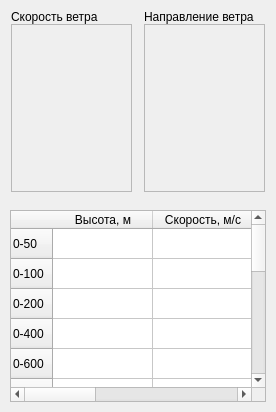
                        <widget class="QWidget" name="tab_avgWind">
                          <attribute name="title">
                            <string>Средн. ветер</string>
                          </attribute>
                          <layout class="QVBoxLayout" name="vLayout_avgWind">
                            <property name="spacing">
                              <number>10</number>
                            </property>
                            <property name="leftMargin">
                              <number>10</number>
                            </property>
                            <property name="topMargin">
                              <number>10</number>
                            </property>
                            <property name="rightMargin">
                              <number>10</number>
                            </property>
                            <property name="bottomMargin">
                              <number>10</number>
                            </property>
                            <item>
                              <layout class="QHBoxLayout" name="chartsRow_avgWind">
                                <property name="spacing">
                                  <number>10</number>
                                </property>
                                <item>
                                  <widget class="QFrame" name="cardFrame_avgWindSpeed">
                                    <property name="frameShape">
                                      <enum>QFrame::NoFrame</enum>
                                    </property>
                                    <property name="minimumSize">
                                      <size>
                                        <width>0</width>
                                        <height>190</height>
                                      </size>
                                    </property>
                                    <property name="maximumSize">
                                      <size>
                                        <width>16777215</width>
                                        <height>250</height>
                                      </size>
                                    </property>
                                    <layout class="QVBoxLayout" name="vLayout_card_avgWindSpeed">
                                      <property name="spacing">
                                        <number>0</number>
                                      </property>
                                      <property name="leftMargin">
                                        <number>1</number>
                                      </property>
                                      <property name="topMargin">
                                        <number>0</number>
                                      </property>
                                      <property name="rightMargin">
                                        <number>1</number>
                                      </property>
                                      <property name="bottomMargin">
                                        <number>8</number>
                                      </property>
                                      <item>
                                        <widget class="QLabel" name="label_avgWindSpeed">
                                          <property name="text">
                                            <string>Скорость ветра</string>
                                          </property>
                                        </widget>
                                      </item>
                                      <item>
                                        <widget class="QwtPlot" name="plot_midWindSpeed">
                                          <property name="sizePolicy">
                                            <sizepolicy hsizetype="Expanding" vsizetype="Expanding">
                                              <horstretch>2</horstretch>
                                              <verstretch>0</verstretch>
                                            </sizepolicy>
                                          </property>
                                          <property name="frameShape">
                                            <enum>QFrame::StyledPanel</enum>
                                          </property>
                                          <property name="frameShadow">
                                            <enum>QFrame::Raised</enum>
                                          </property>
                                        </widget>
                                      </item>
                                    </layout>
                                  </widget>
                                </item>
                                <item>
                                  <widget class="QFrame" name="cardFrame_avgWindDir">
                                    <property name="frameShape">
                                      <enum>QFrame::NoFrame</enum>
                                    </property>
                                    <property name="minimumSize">
                                      <size>
                                        <width>0</width>
                                        <height>190</height>
                                      </size>
                                    </property>
                                    <property name="maximumSize">
                                      <size>
                                        <width>16777215</width>
                                        <height>250</height>
                                      </size>
                                    </property>
                                    <layout class="QVBoxLayout" name="vLayout_card_avgWindDir">
                                      <property name="spacing">
                                        <number>0</number>
                                      </property>
                                      <property name="leftMargin">
                                        <number>1</number>
                                      </property>
                                      <property name="topMargin">
                                        <number>0</number>
                                      </property>
                                      <property name="rightMargin">
                                        <number>1</number>
                                      </property>
                                      <property name="bottomMargin">
                                        <number>8</number>
                                      </property>
                                      <item>
                                        <widget class="QLabel" name="label_avgWindDirection">
                                          <property name="text">
                                            <string>Направление ветра</string>
                                          </property>
                                        </widget>
                                      </item>
                                      <item>
                                        <widget class="QwtPlot" name="plot_midWindAzimut">
                                          <property name="sizePolicy">
                                            <sizepolicy hsizetype="Expanding" vsizetype="Expanding">
                                              <horstretch>2</horstretch>
                                              <verstretch>0</verstretch>
                                            </sizepolicy>
                                          </property>
                                          <property name="frameShape">
                                            <enum>QFrame::StyledPanel</enum>
                                          </property>
                                          <property name="frameShadow">
                                            <enum>QFrame::Raised</enum>
                                          </property>
                                        </widget>
                                      </item>
                                    </layout>
                                  </widget>
                                </item>
                              </layout>
                            </item>
                            <item>
                              <widget class="QTableWidget" name="tableWidget_AverageWind">
                                <property name="sizePolicy">
                                  <sizepolicy hsizetype="Expanding" vsizetype="Expanding">
                                    <horstretch>1</horstretch>
                                    <verstretch>0</verstretch>
                                  </sizepolicy>
                                </property>
                                <property name="minimumSize">
                                  <size>
                                    <width>200</width>
                                    <height>0</height>
                                  </size>
                                </property>
                                <property name="editTriggers">
                                  <set>QAbstractItemView::NoEditTriggers</set>
                                </property>
                                <row>
                                  <property name="text">
                                    <string>0-50</string>
                                  </property>
                                </row>
                                <row>
                                  <property name="text">
                                    <string>0-100</string>
                                  </property>
                                </row>
                                <row>
                                  <property name="text">
                                    <string>0-200</string>
                                  </property>
                                </row>
                                <row>
                                  <property name="text">
                                    <string>0-400</string>
                                  </property>
                                </row>
                                <row>
                                  <property name="text">
                                    <string>0-600</string>
                                  </property>
                                </row>
                                <row>
                                  <property name="text">
                                    <string>0-800</string>
                                  </property>
                                </row>
                                <row>
                                  <property name="text">
                                    <string>0-1200</string>
                                  </property>
                                </row>
                                <row>
                                  <property name="text">
                                    <string>0-1600</string>
                                  </property>
                                </row>
                                <row>
                                  <property name="text">
                                    <string>0-2000</string>
                                  </property>
                                </row>
                                <row>
                                  <property name="text">
                                    <string>0-2400</string>
                                  </property>
                                </row>
                                <row>
                                  <property name="text">
                                    <string>0-2600</string>
                                  </property>
                                </row>
                                <row>
                                  <property name="text">
                                    <string>0-3000</string>
                                  </property>
                                </row>
                                <row>
                                  <property name="text">
                                    <string>0-4000</string>
                                  </property>
                                </row>
                                <row>
                                  <property name="text">
                                    <string>0-5000</string>
                                  </property>
                                </row>
                                <row>
                                  <property name="text">
                                    <string>0-6000</string>
                                  </property>
                                </row>
                                <row>
                                  <property name="text">
                                    <string>0-8000</string>
                                  </property>
                                </row>
                                <column>
                                  <property name="text">
                                    <string>Высота, м</string>
                                  </property>
                                </column>
                                <column>
                                  <property name="text">
                                    <string>Скорость, м/с</string>
                                  </property>
                                </column>
                                <column>
                                  <property name="text">
                                    <string>Направление, °</string>
                                  </property>
                                </column>
                                <item row="3" column="0">
                                  <property name="text">
                                    <string/>
                                  </property>
                                </item>
                                <item row="3" column="1">
                                  <property name="text">
                                    <string/>
                                  </property>
                                </item>
                                <item row="5" column="0">
                                  <property name="text">
                                    <string/>
                                  </property>
                                </item>
                                <item row="5" column="1">
                                  <property name="text">
                                    <string/>
                                  </property>
                                </item>
                                <item row="6" column="0">
                                  <property name="text">
                                    <string/>
                                  </property>
                                </item>
                                <item row="6" column="1">
                                  <property name="text">
                                    <string/>
                                  </property>
                                </item>
                                <item row="7" column="0">
                                  <property name="text">
                                    <string/>
                                  </property>
                                </item>
                                <item row="7" column="1">
                                  <property name="text">
                                    <string/>
                                  </property>
                                </item>
                                <item row="8" column="0">
                                  <property name="text">
                                    <string/>
                                  </property>
                                </item>
                                <item row="8" column="1">
                                  <property name="text">
                                    <string/>
                                  </property>
                                </item>
                                <item row="9" column="0">
                                  <property name="text">
                                    <string/>
                                  </property>
                                </item>
                                <item row="9" column="1">
                                  <property name="text">
                                    <string/>
                                  </property>
                                </item>
                                <item row="11" column="0">
                                  <property name="text">
                                    <string/>
                                  </property>
                                </item>
                                <item row="11" column="1">
                                  <property name="text">
                                    <string/>
                                  </property>
                                </item>
                              </widget>
                            </item>
                          </layout>
                        </widget>
